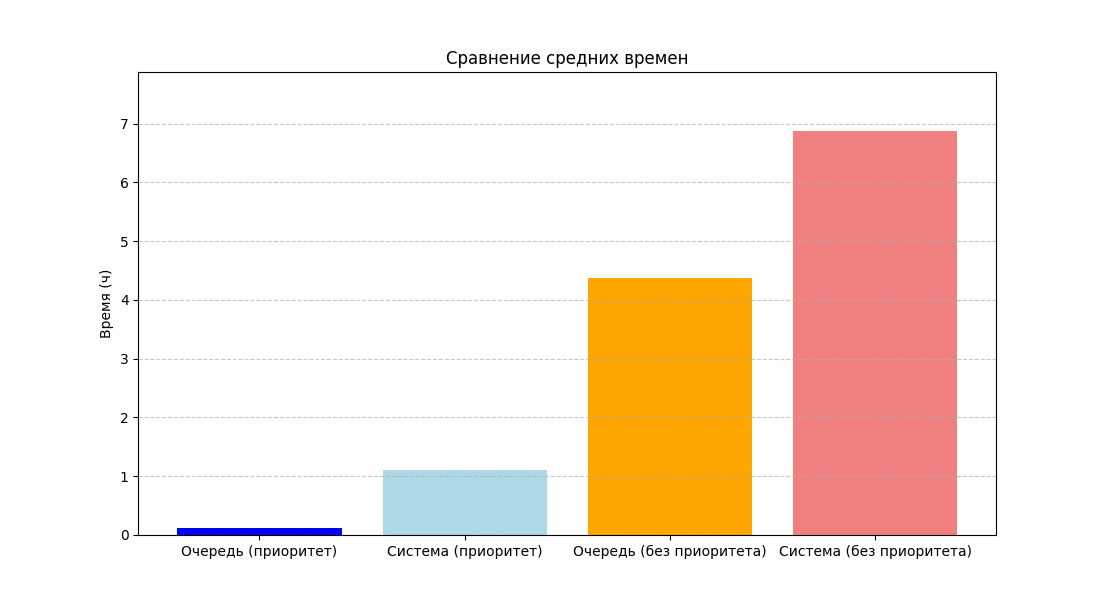

Here is the Python script that generated this plot:
import matplotlib.pyplot as plt

def get_input_with_default(prompt: str, default: float) -> float:
    """Получает ввод от пользователя с использованием значения по умолчанию."""
    user_input = input(prompt)
    return float(user_input) if user_input else default

def calculate_metrics(lambda_1, lambda_2, t_obsl_1, t_obsl_2):
    """Выполняет расчет метрик системы приоритезации."""
    mu_1 = 1 / t_obsl_1
    mu_2 = 1 / t_obsl_2

    y1 = lambda_1 / mu_1
    y2 = lambda_2 / mu_2
    y_total = y1 + y2

    t_och_1 = y1 / (mu_1 * (1 - y1))
    t_sist_1 = t_och_1 + t_obsl_1

    t_och_2 = (1 / mu_2) * (((mu_2 / mu_1) * (y1 / (1 - y_total)) + y_total) / (1 - y_total))
    t_sist_2 = t_och_2 + (1 / mu_2)

    return y1, y_total, t_och_1, t_sist_1, t_och_2, t_sist_2

def display_metrics(y1, y_total, t_och_1, t_sist_1, t_och_2, t_sist_2):
    """Выводит результаты расчета на экран."""
    print(f"\nКоэффициент загрузки первой очереди: {y1:.2f}")
    print(f"Общая загрузка системы: {y_total:.2f}")
    print(f"\nВремя ожидания в очереди (приоритет): {t_och_1:.2f} ч.")
    print(f"Полное время в системе (приоритет): {t_sist_1:.2f} ч.")
    print(f"\nВремя ожидания в очереди (без приоритета): {t_och_2:.2f} ч.")
    print(f"Полное время в системе (без приоритета): {t_sist_2:.2f} ч.")

def plot_comparison(t_och_1, t_sist_1, t_och_2, t_sist_2):
    """Создает столбчатую диаграмму для сравнения метрик."""
    labels = ['Очередь (приоритет)', 'Система (приоритет)', 'Очередь (без приоритета)', 'Система (без приоритета)']
    values = [t_och_1, t_sist_1, t_och_2, t_sist_2]
    plt.bar(labels, values, color=['blue', 'lightblue', 'orange', 'lightcoral'])
    plt.ylabel('Время (ч)')
    plt.title('Сравнение средних времен')
    plt.ylim(0, max(values) + 1)
    plt.grid(axis='y', linestyle='--', alpha=0.7)
    plt.show()

# Основной блок программы
lambda_1 = 0.1
lambda_2 = 0.2
t_obsl_1 = 1
t_obsl_2 = 2.5

# Расчет метрик
y1, y_total, t_och_1, t_sist_1, t_och_2, t_sist_2 = calculate_metrics(lambda_1, lambda_2, t_obsl_1, t_obsl_2)

# Отображение результатов
display_metrics(y1, y_total, t_och_1, t_sist_1, t_och_2, t_sist_2)

# Построение графика
plot_comparison(t_och_1, t_sist_1, t_och_2, t_sist_2)
